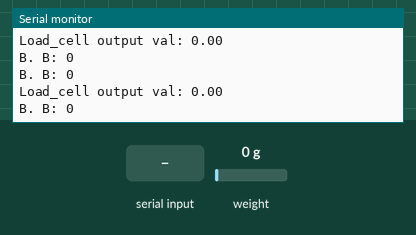
Simulated run of this sketch. Board: Arduino Uno, built with avr-gcc and run on an emulated ATmega328P. On the bench: the last lines printed to the serial monitor. The test bench sets the inputs (shaded band); at power-on: weight on the scale 0 g.

Above: at 3.6 s.
3.7 s: "t" received over Serial
5.4 s: weight on the scale set to 100 g
At 5.66 s:
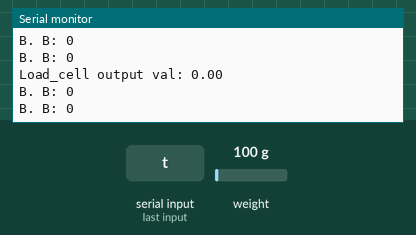
6.9 s: weight on the scale set to 1250 g
At 7.16 s:
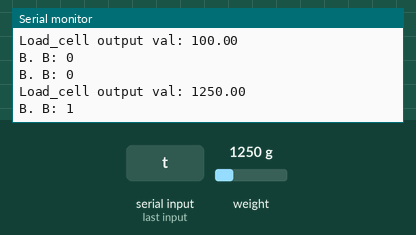
Timing chart, 0 to 9.9 s (numbered marks = the images above; inputs shaded):
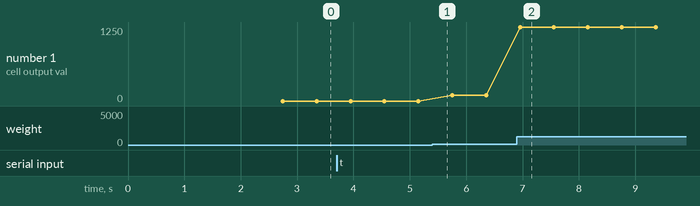

Measured:
- after the input at 6.9 s, the serial monitor: prints a new line after 0.05 s (image 2)
- plotted number 1: 100 → 1250 after the input at 6.9 s

The sketch:

Load_Cell_Sensor_System.ino
```cpp
//HEADER
#include <HX711_ADC.h>            //library Loadcell
#include <EEPROM.h>               //library eeprom

//deklarasi pin Loadcell di pin 2 dan 3
const int HX711_dout = 2;
const int HX711_sck = 3;

//deklarasi variabel
int beratbadan; float i;

HX711_ADC LoadCell(HX711_dout, HX711_sck);
const int calVal_calVal_eepromAdress = 0;
unsigned long t = 0;

void setup() {
  Serial.begin(57600); delay(10);
  Serial.println();
  Serial.println("Starting...");
  float calibrationValue;
  calibrationValue = -1.42; //nilai kalibrasi sensor berat
  LoadCell.begin();
  unsigned long stabilizingtime = 2000;
  boolean _tare = true;
  LoadCell.start(stabilizingtime, _tare);
  if (LoadCell.getTareTimeoutFlag()) {
    Serial.println("Timeout, check MCU>HX711 wiring and pin designations");
  }
  else {
    LoadCell.setCalFactor(calibrationValue); // set calibration factor (float)
    Serial.println("Startup is complete");
  }
  while (!LoadCell.update());
  Serial.print("Calibration value: ");
  Serial.println(LoadCell.getCalFactor());
  Serial.print("HX711 measured conversion time ms: ");
  Serial.println(LoadCell.getConversionTime());
  Serial.print("HX711 measured sampling rate HZ: ");
  Serial.println(LoadCell.getSPS());
  Serial.print("HX711 measured settlingtime ms: ");
  Serial.println(LoadCell.getSettlingTime());
  Serial.println("Note that the settling time may increase significantly if you use delay() in your sketch!");
  if (LoadCell.getSPS() < 7) {
    Serial.println("!!Sampling rate is lower than specification, check MCU>HX711 wiring and pin designations");
  }
  else if (LoadCell.getSPS() > 100) {
    Serial.println("!!Sampling rate is higher than specification, check MCU>HX711 wiring and pin designations");
  }
}

void loop() {
  static boolean newDataReady = 0;
  const int serialPrintInterval = 500;
  if (LoadCell.update()) newDataReady = true;
  if (newDataReady) {
    if (millis() > t + serialPrintInterval) {
      i = LoadCell.getData();
      Serial.print("Load_cell output val: ");
      Serial.println(i);
      newDataReady = 0;
      t = millis();
    }
  }
  if (Serial.available() > 0) {
    char inByte = Serial.read();
    if (inByte == 't') LoadCell.tareNoDelay();
  }
  if (LoadCell.getTareStatus() == true) {
    Serial.println("Tare complete");
  }
  //Data Berat Badan
  int beratbadan = i / 1000;
  Serial.print("B. B: "); Serial.println(beratbadan);
  delay(300);
}
```
